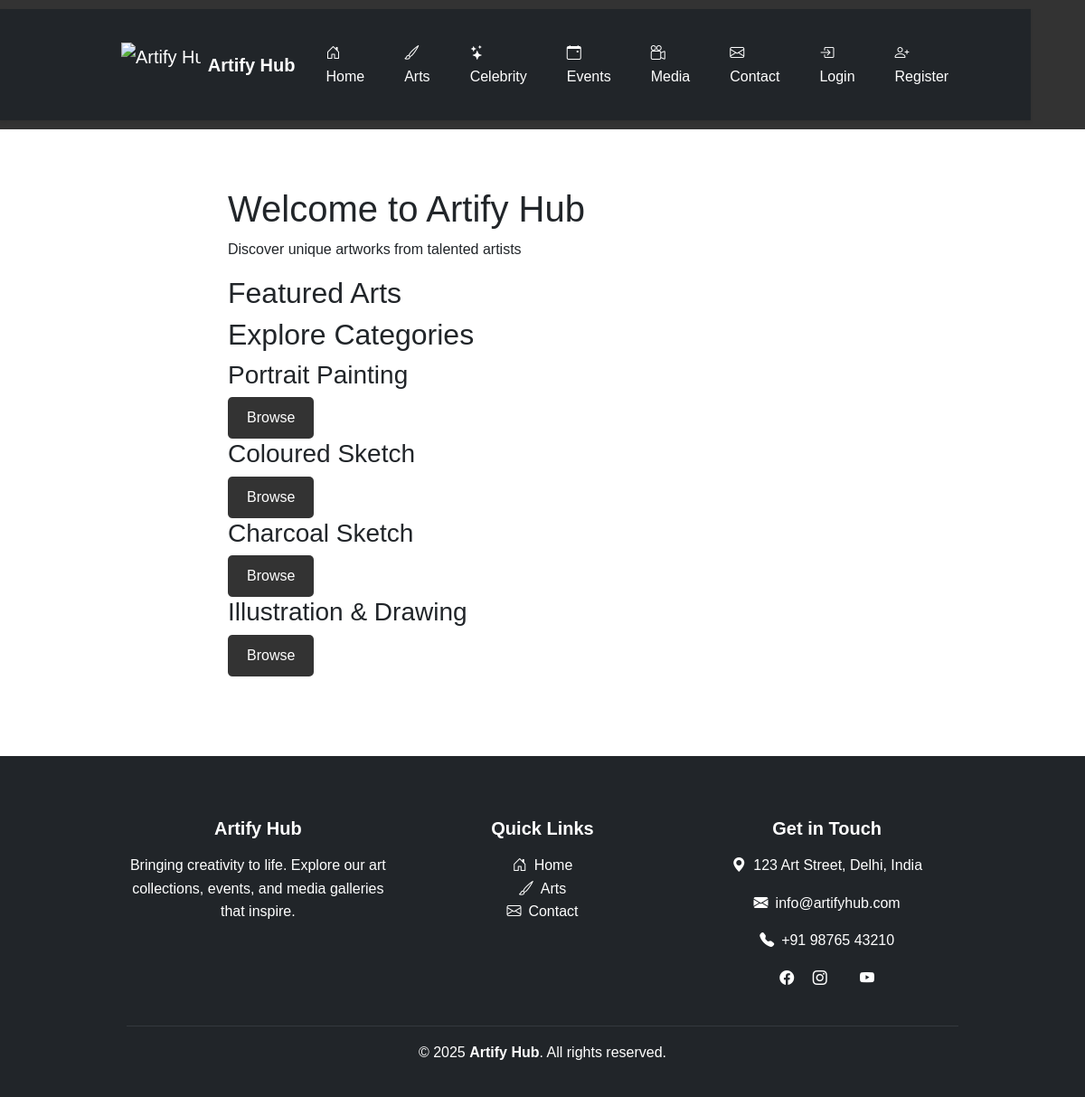
The page / on the database its author committed.
### tables this page shows
CREATE TABLE `categories` (
  `id` int(11) NOT NULL,
  `name` varchar(255) NOT NULL,
  `slug` varchar(255) NOT NULL,
  `created_at` timestamp NOT NULL DEFAULT current_timestamp()
);

### index.php (the view, shortened to what this page needs)
<?php
require_once 'includes/db.php';
$categories = $pdo->query("SELECT * FROM categories LIMIT 4")->fetchAll();
?>
<!DOCTYPE html>
<html lang="en">
<head>
    <link rel="stylesheet" href="assets/css/style.css">
</head>
<body>
    <?php include 'includes/header.php'; ?>
    <div class="container">
        <section class="banner">
            <h1>Welcome to Artify Hub</h1>
            <p>Discover unique artworks from talented artists</p>
        </section>
        <section class="featured-arts">
            <h2>Featured Arts</h2>
        </section>
        <section class="categories">
            <h2>Explore Categories</h2>
            <div class="category-grid">
                <?php foreach ($categories as $category): ?>
                    <div class="category-card">
                        <h3><?php echo $category['name']; ?></h3>
                        <a href="art-listing.php?category=<?php echo $category['slug']; ?>" class="btn">Browse</a>
                    </div>
                <?php endforeach; ?>
            </div>
        </section>
    </div>
    <?php include 'includes/footer.php'; ?>
</body>
</html>

### assets/css/style.css (style rules this page uses)
body { font-family: Arial, sans-serif; margin: 0; padding: 0; line-height: 1.6; }
.container { width: 80%; margin: auto; padding: 20px; }
.btn { display: inline-block; padding: 10px 20px; background: #333; color: #fff; text-decoration: none; border-radius: 5px; }

### rows shown on the page
categories: name "Portrait Painting"
categories: name "Coloured Sketch"
categories: name "Charcoal Sketch"
categories: name "Illustration & Drawing"
